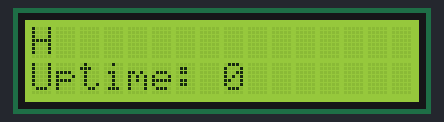
Bench run of a program on a simulated ESP32. Parts: 16×2 character LCD. What the program prints to the serial monitor is not drawn.

Above: at 0.76 s.
At 4.96 s:
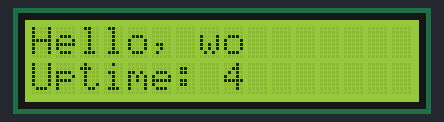
At 9.99 s:
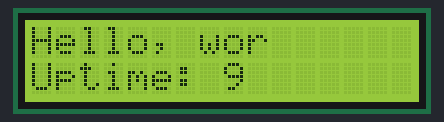
At 20.3 s:
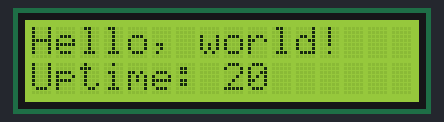
At 30.01 s:
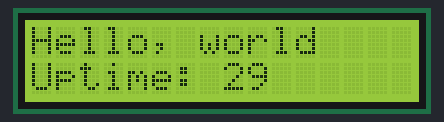
At 39.24 s:
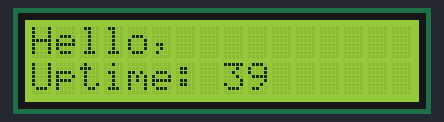

The program:

main.cpp
```cpp
#include <Arduino.h>
#include <LiquidCrystal_I2C.h>
#include <Wire.h>
#include "liquidcrystal_i2c_library_experiment.h"

const int SDA_PIN = 13;
const int SCL_PIN = 14;

LiquidCrystalI2CLibraryExperiment experiment(SDA_PIN, SCL_PIN, 0x27);

void setup() {
  Serial.begin(115200);
  Serial.println("Scanning...");

  Wire.begin(SDA_PIN, SCL_PIN);
  for (byte address = 1; address < 127; address++) {
    Wire.beginTransmission(address);
    if (Wire.endTransmission() == 0) {
      Serial.printf("Found I2C device at %02X\n", address);
    }
    delay(5);
  }

  Serial.println("Finished scanning");

  experiment.setUp();
}

void loop() {
  experiment.loop();
}
```

liquidcrystal_i2c_library_experiment.h
```cpp
#include <string>
#include <LiquidCrystal_I2C.h>
#include <Wire.h>

class LiquidCrystalI2CLibraryExperiment {
  int sdaPin;
  int sclPin;
  LiquidCrystal_I2C lcd;
  int displayLength = -1;
  const std::string message = "Hello, world!";

public:
  LiquidCrystalI2CLibraryExperiment(int sdaPin, int sclPin, int address)
  : sdaPin(sdaPin), sclPin(sclPin), lcd(address, 16, 2) {
  }

  void setUp() {
    Wire.begin(sdaPin, sclPin);
    lcd.init();
    lcd.backlight();
    displayLength = 0;
  }

  void loop() {
    if (displayLength > message.length()) {
      displayLength = 0;
      lcd.clear();
    }
    ++displayLength;
    const auto truncatedMessage = message.substr(0, displayLength);

    lcd.setCursor(0, 0);
    lcd.printf(truncatedMessage.c_str());

    lcd.setCursor(0, 1);
    lcd.printf("Uptime: %d", millis() / 1000);

    delay(100);
  }
};
```
